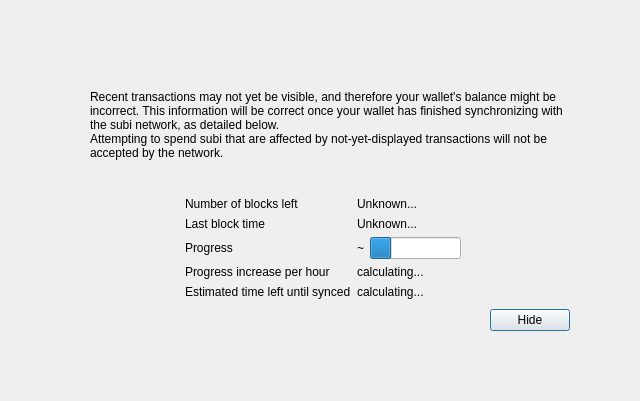
<?xml version="1.0" encoding="UTF-8"?>
<ui version="4.0">
 <class>ModalOverlay</class>
 <widget class="ModalOverlay" name="ModalOverlay">
  <property name="geometry">
   <rect>
    <x>0</x>
    <y>0</y>
    <width>640</width>
    <height>401</height>
   </rect>
  </property>
  <property name="windowTitle">
   <string>Form</string>
  </property>
  <layout class="QVBoxLayout" name="verticalLayout" stretch="0">
   <property name="sizeConstraint">
    <enum>QLayout::SetDefaultConstraint</enum>
   </property>
   <property name="leftMargin">
    <number>0</number>
   </property>
   <property name="topMargin">
    <number>0</number>
   </property>
   <property name="rightMargin">
    <number>0</number>
   </property>
   <property name="bottomMargin">
    <number>0</number>
   </property>
   <item>
    <widget class="QWidget" name="bgWidget" native="true">
     <property name="styleSheet">
      <string notr="true"/>
     </property>
     <layout class="QVBoxLayout" name="verticalLayoutMain" stretch="0">
      <property name="leftMargin">
       <number>60</number>
      </property>
      <property name="topMargin">
       <number>60</number>
      </property>
      <property name="rightMargin">
       <number>60</number>
      </property>
      <property name="bottomMargin">
       <number>60</number>
      </property>
      <item>
       <widget class="QWidget" name="contentWidget" native="true">
        <property name="styleSheet">
         <string notr="true"/>
        </property>
        <layout class="QVBoxLayout" name="verticalLayoutSub" stretch="1,0,0,0,0">
         <property name="spacing">
          <number>0</number>
         </property>
         <property name="leftMargin">
          <number>10</number>
         </property>
         <property name="topMargin">
          <number>10</number>
         </property>
         <property name="rightMargin">
          <number>10</number>
         </property>
         <property name="bottomMargin">
          <number>10</number>
         </property>
         <item>
          <layout class="QHBoxLayout" name="horizontalLayoutIconText" stretch="0,1">
           <property name="topMargin">
            <number>20</number>
           </property>
           <item>
            <layout class="QVBoxLayout" name="verticalLayoutIcon">
             <property name="leftMargin">
              <number>0</number>
             </property>
             <item>
              <widget class="QLabel" name="warningIcon">
               <property name="text">
                <string/>
               </property>
              </widget>
             </item>
             <item>
              <spacer name="verticalSpacerWarningIcon">
               <property name="orientation">
                <enum>Qt::Vertical</enum>
               </property>
               <property name="sizeHint" stdset="0">
                <size>
                 <width>20</width>
                 <height>40</height>
                </size>
               </property>
              </spacer>
             </item>
            </layout>
           </item>
           <item>
            <layout class="QVBoxLayout" name="verticalLayoutInfoText">
             <property name="leftMargin">
              <number>0</number>
             </property>
             <property name="topMargin">
              <number>0</number>
             </property>
             <item>
              <widget class="QLabel" name="infoText">
               <property name="text">
                <string>Recent transactions may not yet be visible, and therefore your wallet's balance might be incorrect. This information will be correct once your wallet has finished synchronizing with the subi network, as detailed below.</string>
               </property>
               <property name="textFormat">
                <enum>Qt::RichText</enum>
               </property>
               <property name="wordWrap">
                <bool>true</bool>
               </property>
              </widget>
             </item>
             <item>
              <widget class="QLabel" name="infoTextStrong">
               <property name="text">
                <string>Attempting to spend subi that are affected by not-yet-displayed transactions will not be accepted by the network.</string>
               </property>
               <property name="textFormat">
                <enum>Qt::RichText</enum>
               </property>
               <property name="wordWrap">
                <bool>true</bool>
               </property>
              </widget>
             </item>
             <item>
              <spacer name="verticalSpacerInTextSpace">
               <property name="orientation">
                <enum>Qt::Vertical</enum>
               </property>
               <property name="sizeHint" stdset="0">
                <size>
                 <width>20</width>
                 <height>40</height>
                </size>
               </property>
              </spacer>
             </item>
            </layout>
           </item>
          </layout>
         </item>
         <item>
          <spacer name="verticalSpacerAfterText">
           <property name="orientation">
            <enum>Qt::Vertical</enum>
           </property>
           <property name="sizeHint" stdset="0">
            <size>
             <width>20</width>
             <height>40</height>
            </size>
           </property>
          </spacer>
         </item>
         <item>
          <layout class="QFormLayout" name="formLayout">
           <property name="fieldGrowthPolicy">
            <enum>QFormLayout::FieldsStayAtSizeHint</enum>
           </property>
           <property name="formAlignment">
            <set>Qt::AlignHCenter|Qt::AlignTop</set>
           </property>
           <property name="horizontalSpacing">
            <number>6</number>
           </property>
           <property name="verticalSpacing">
            <number>6</number>
           </property>
           <property name="topMargin">
            <number>10</number>
           </property>
           <item row="0" column="0">
            <widget class="QLabel" name="labelNumberOfBlocksLeft">
             <property name="text">
              <string>Number of blocks left</string>
             </property>
            </widget>
           </item>
           <item row="0" column="1">
            <widget class="QLabel" name="numberOfBlocksLeft">
             <property name="text">
              <string>Unknown...</string>
             </property>
            </widget>
           </item>
           <item row="1" column="0">
            <widget class="QLabel" name="labelLastBlockTime">
             <property name="text">
              <string>Last block time</string>
             </property>
            </widget>
           </item>
           <item row="1" column="1">
            <widget class="QLabel" name="newestBlockDate">
             <property name="sizePolicy">
              <sizepolicy hsizetype="Maximum" vsizetype="Preferred">
               <horstretch>0</horstretch>
               <verstretch>0</verstretch>
              </sizepolicy>
             </property>
             <property name="text">
              <string>Unknown...</string>
             </property>
            </widget>
           </item>
           <item row="2" column="0">
            <widget class="QLabel" name="labelSyncDone">
             <property name="text">
              <string>Progress</string>
             </property>
            </widget>
           </item>
           <item row="2" column="1">
            <layout class="QHBoxLayout" name="horizontalLayoutSync" stretch="0,1">
             <item>
              <widget class="QLabel" name="percentageProgress">
               <property name="text">
                <string notr="true">~</string>
               </property>
              </widget>
             </item>
             <item>
              <widget class="QProgressBar" name="progressBar">
               <property name="value">
                <number>24</number>
               </property>
               <property name="format">
                <string/>
               </property>
              </widget>
             </item>
            </layout>
           </item>
           <item row="4" column="0">
            <widget class="QLabel" name="labelProgressIncrease">
             <property name="text">
              <string>Progress increase per hour</string>
             </property>
            </widget>
           </item>
           <item row="4" column="1">
            <widget class="QLabel" name="progressIncreasePerH">
             <property name="text">
              <string>calculating...</string>
             </property>
            </widget>
           </item>
           <item row="5" column="0">
            <widget class="QLabel" name="labelEstimatedTimeLeft">
             <property name="text">
              <string>Estimated time left until synced</string>
             </property>
            </widget>
           </item>
           <item row="5" column="1">
            <widget class="QLabel" name="expectedTimeLeft">
             <property name="text">
              <string>calculating...</string>
             </property>
            </widget>
           </item>
          </layout>
         </item>
         <item>
          <layout class="QHBoxLayout" name="horizontalLayoutButtons">
           <property name="leftMargin">
            <number>10</number>
           </property>
           <property name="topMargin">
            <number>10</number>
           </property>
           <item>
            <spacer name="horizontalSpacer">
             <property name="orientation">
              <enum>Qt::Horizontal</enum>
             </property>
             <property name="sizeHint" stdset="0">
              <size>
               <width>40</width>
               <height>20</height>
              </size>
             </property>
            </spacer>
           </item>
           <item>
            <widget class="QPushButton" name="closeButton">
             <property name="text">
              <string>Hide</string>
             </property>
             <property name="focusPolicy">
              <enum>Qt::StrongFocus</enum>
             </property>
             <property name="default">
              <bool>true</bool>
             </property>
            </widget>
           </item>
          </layout>
         </item>
         <item>
          <layout class="QVBoxLayout" name="verticalLayout_2">
           <item>
            <spacer name="verticalSpacer">
             <property name="orientation">
              <enum>Qt::Vertical</enum>
             </property>
             <property name="sizeHint" stdset="0">
              <size>
               <width>20</width>
               <height>40</height>
              </size>
             </property>
            </spacer>
           </item>
          </layout>
         </item>
        </layout>
       </widget>
      </item>
     </layout>
    </widget>
   </item>
  </layout>
 </widget>
 <customwidgets>
  <customwidget>
   <class>ModalOverlay</class>
   <extends>QWidget</extends>
   <header>qt/modaloverlay.h</header>
   <container>1</container>
  </customwidget>
 </customwidgets>
 <resources/>
 <connections/>
</ui>
